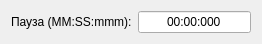
<?xml version="1.0" encoding="UTF-8"?>
<ui version="4.0">
 <class>Dialog</class>
 <widget class="QDialog" name="Dialog">
  <property name="geometry">
   <rect>
    <x>0</x>
    <y>0</y>
    <width>262</width>
    <height>38</height>
   </rect>
  </property>
  <property name="windowTitle">
   <string>Настройка паузы</string>
  </property>
  <property name="windowIcon">
   <iconset resource="../tgca/tgca.qrc">
    <normaloff>:/pictogram/memory.png</normaloff>:/pictogram/memory.png</iconset>
  </property>
  <layout class="QGridLayout" name="gridLayout">
   <item row="0" column="0">
    <widget class="QLabel" name="label">
     <property name="text">
      <string>Пауза (MM:SS:mmm):</string>
     </property>
    </widget>
   </item>
   <item row="0" column="1">
    <widget class="QLineEdit" name="pause">
     <property name="inputMask">
      <string>99:99:999;_</string>
     </property>
     <property name="text">
      <string>00:00:000</string>
     </property>
     <property name="alignment">
      <set>Qt::AlignCenter</set>
     </property>
    </widget>
   </item>
  </layout>
 </widget>
 <resources>
  <include location="../tgca/tgca.qrc"/>
 </resources>
 <connections/>
</ui>
